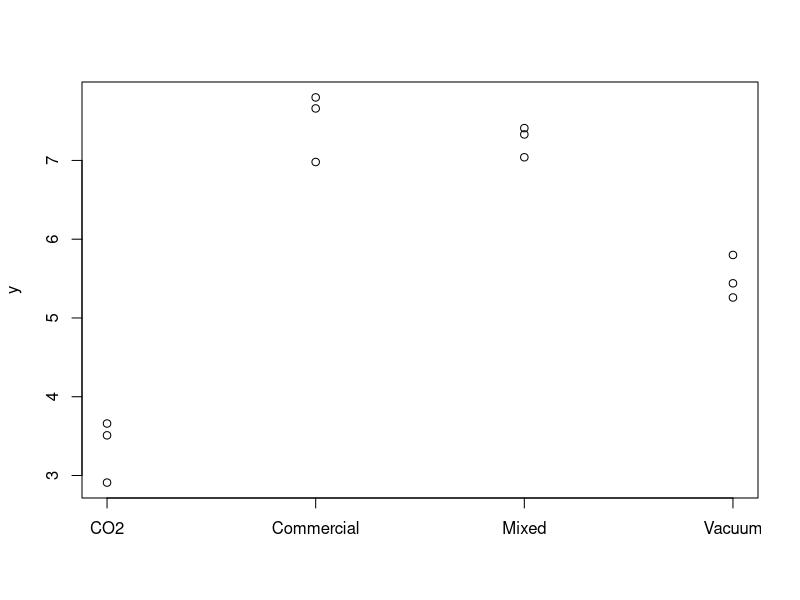
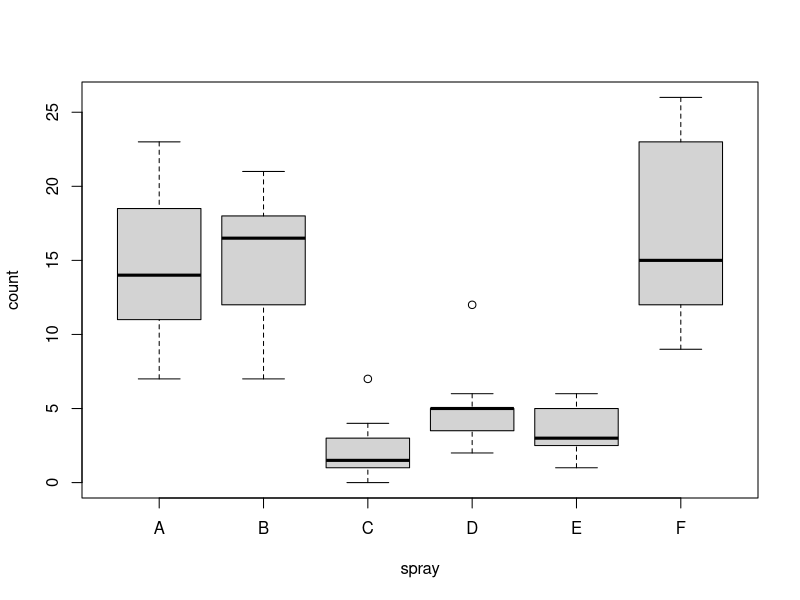
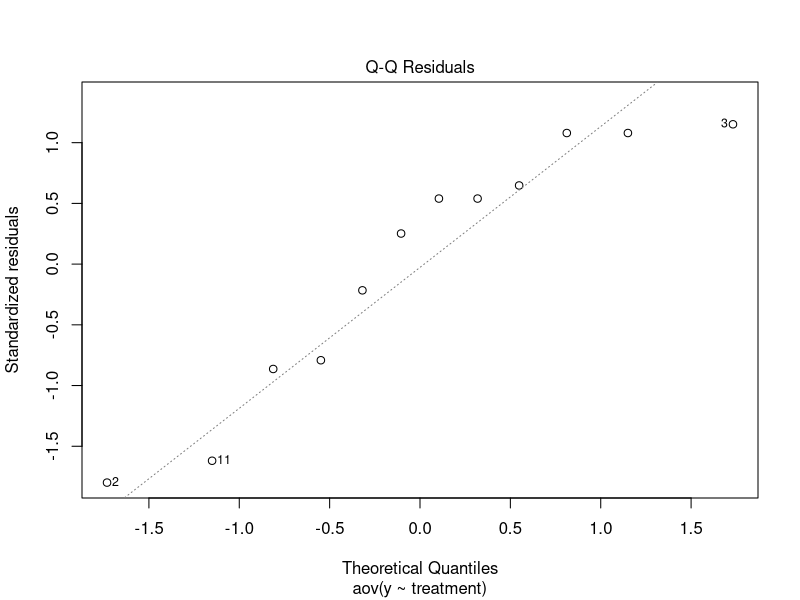
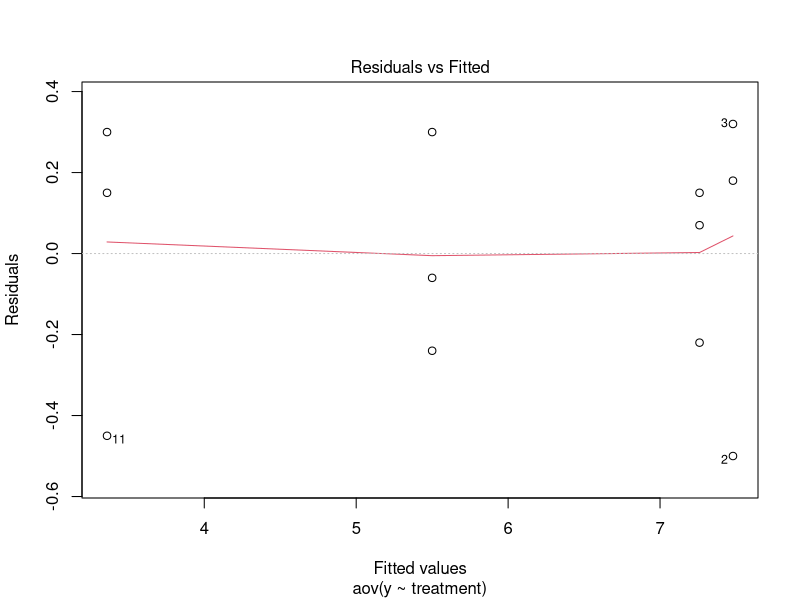

Generate these figures, in order, with R:
## Import data, here manually ####
meat <- data.frame(steak.id = c(1, 6, 7, 12, 5, 3, 10, 9, 2, 8, 4, 11),
                   treatment = rep(c("Commercial", "Vacuum", "Mixed", "CO2"), each = 3),
                   y = c(7.66, 6.98, 7.80, 5.26, 5.44, 5.80, 
                         7.41, 7.33, 7.04, 3.51, 2.91, 3.66))

meat
str(meat)
levels(meat$treatment)

## if we want to change the reference level, we can do this by using the 
## function 'relevel' (uncomment the following lines)
## meat$treatment <- relevel(meat$treatment, ref = "Commercial")
## str(meat)
## levels(meat$treatment)

## Visualize data ####
stripchart(y ~ treatment, data = meat, pch = 1, vertical = TRUE)

## conclusion?

## Boxplot, if more data is available per group [*other* dataset]
boxplot(count ~ spray, data = InsectSprays) ## from ?boxplot, ?InsectSprays

## Side remark: if we had to assign the treatments randomly ourselves
treat <- rep(c("Commercial", "Vacuum", "Mixed", "CO2"), each = 3)
treat
sample(treat, replace = FALSE) ## random allocation

## Fit one-way ANOVA model ####
#options(contrasts = c("contr.sum", "contr.poly"))
options(contrasts = c("contr.treatment", "contr.poly"))

fit <- aov(y ~ treatment, data = meat)
summary(fit) ## ANOVA table including F-test

## Extract coefficients
coef(fit)       ## be careful with interpretation
dummy.coef(fit) ## easier to interpret

## Parameters including standard errors
summary.lm(fit) ## be careful with interpretation
confint(fit)

## Confidence intervals for group means \mu_i
predict(fit, newdata = data.frame(treatment = c("Commercial", "Vacuum", "Mixed", "CO2")), 
        interval = "confidence")

## Residual analysis ####
plot(fit, which = 2)
plot(fit, which = 1)
